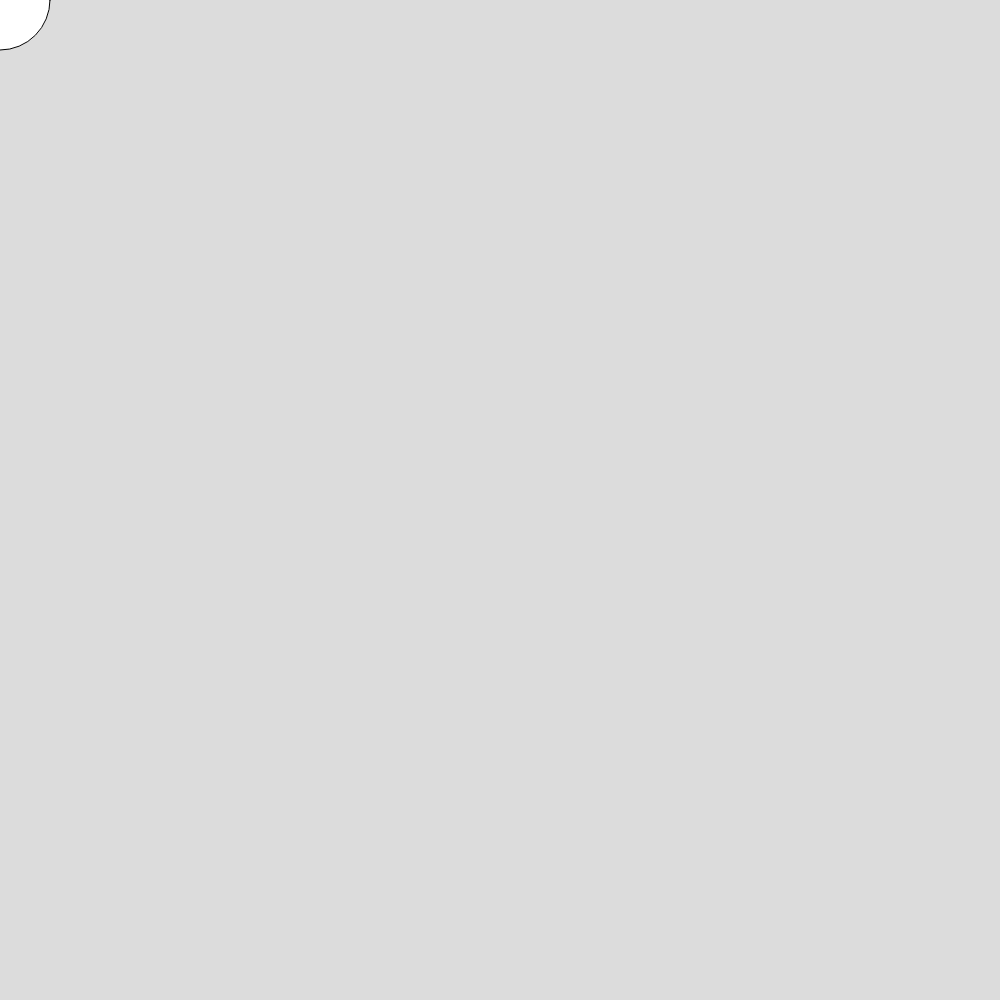
Frame 1 (no input)
Frame 60 (no input): identical to frame 1, image omitted
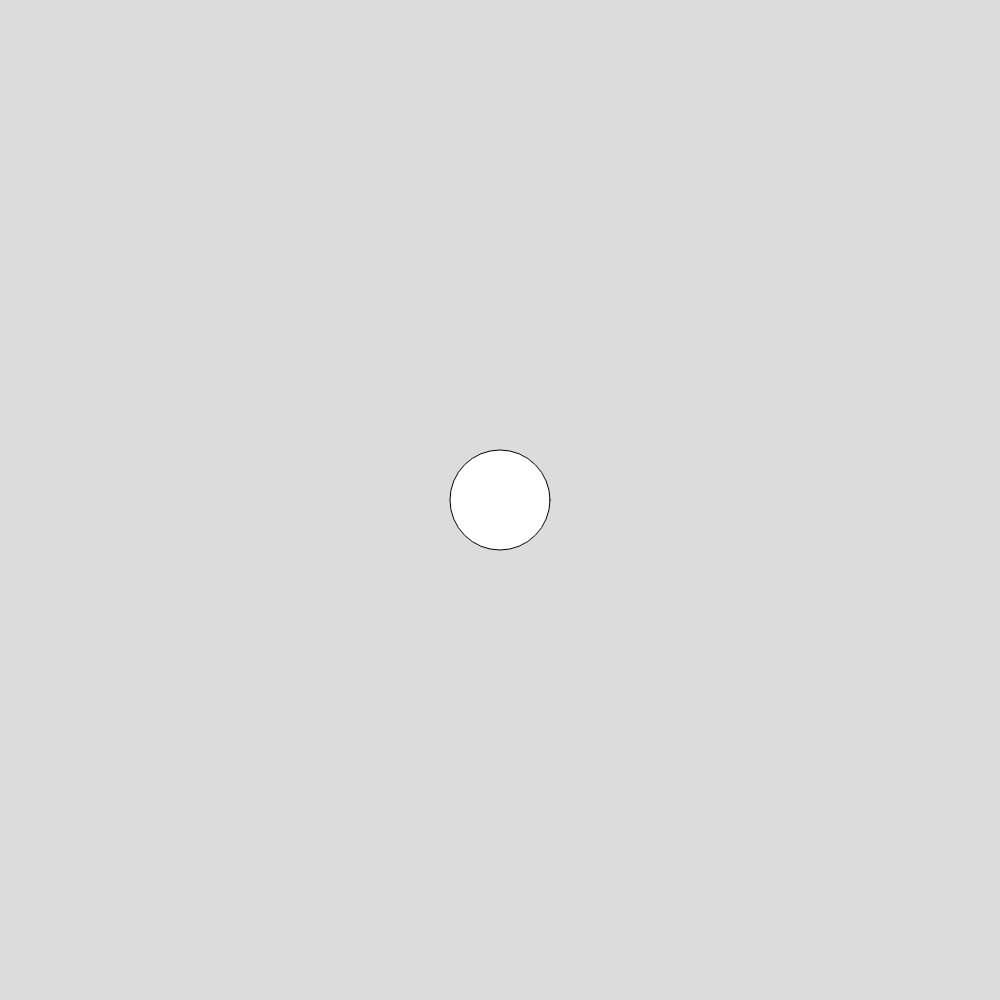
Frame 120 (the mouse pressed at the canvas centre since frame 60)

The p5.js sketch that drew these frames (run headless with seeded random() and noise() and a simulated clock; from frame 60 on, the mouse is pressed at the canvas centre):

// p5.js sketch
// ── sketch.js
function setup() {
  createCanvas(1000, 1000);
}

function draw() {
  background(220);
  ellipse(mouseX, mouseY, 100, 100);
}
